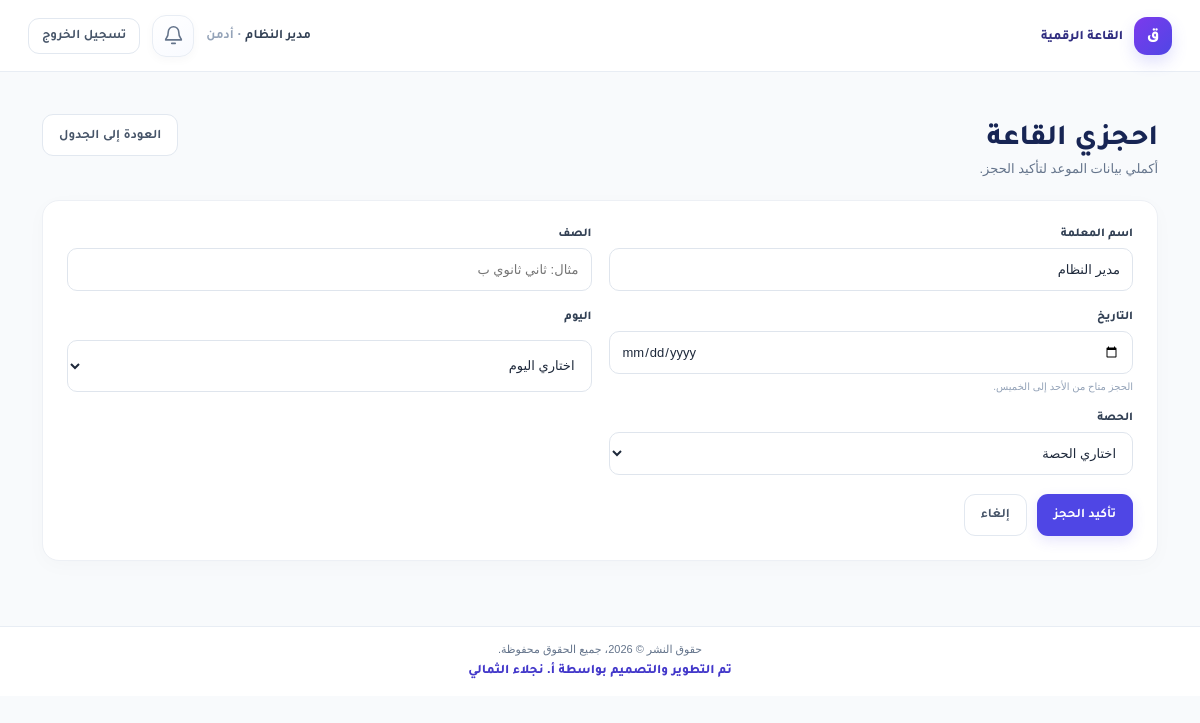
Screenshot of /booking.php (signed in) with the database file from the repository.
### tables this page shows
CREATE TABLE IF NOT EXISTS users (
  id BIGINT UNSIGNED AUTO_INCREMENT PRIMARY KEY,
  name VARCHAR(150) NOT NULL,
  username VARCHAR(80) NOT NULL UNIQUE,
  password_hash VARCHAR(255) NOT NULL,
  role ENUM('admin','staff') NOT NULL,
  is_active TINYINT(1) NOT NULL DEFAULT 1,
  last_login DATETIME NULL,
  created_at TIMESTAMP NOT NULL DEFAULT CURRENT_TIMESTAMP,
  INDEX idx_users_role_active (role, is_active)
);

### includes/functions.php (called while the page is built, shortened)
<?php
function e(?string $value): string
{
    return htmlspecialchars($value ?? '', ENT_QUOTES | ENT_SUBSTITUTE, 'UTF-8');
}
function app_url(string $path = ''): string
{
    static $base;
    if ($base === null) {
        $configured = getenv('APP_BASE_URL');
        if ($configured !== false) {
            $base = rtrim($configured, '/');
        } else {
            $documentRoot = realpath($_SERVER['DOCUMENT_ROOT'] ?? '') ?: '';
            $projectRoot = realpath(BASE_PATH) ?: BASE_PATH;
            $base = $documentRoot !== '' && str_starts_with($projectRoot, $documentRoot)
                ? str_replace(DIRECTORY_SEPARATOR, '/', substr($projectRoot, strlen($documentRoot)))
                : '';
            $base = rtrim($base, '/');
        }
    }
    return $base . '/' . ltrim($path, '/');
}
function ensure_notifications_table(PDO $pdo): void
{
    static $initialized = false;
    if ($initialized) {
        return;
    }
    $initialized = true;
}
function unread_notification_count(PDO $pdo, int $userId): int
{
    $statement = $pdo->prepare('SELECT COUNT(*) FROM notifications WHERE recipient_id = ? AND read_at IS NULL');
    $statement->execute([$userId]);
    return (int) $statement->fetchColumn();
}
function role_home(string $role): string
{
    if ($role === ROLE_ADMIN) {
        return '/admin/dashboard.php';
    }
    return '/user/dashboard.php';
}
function render_page_start(string $title, bool $dashboard = false): void
{
    require BASE_PATH . '/includes/header.php';
}
function render_page_end(): void
{
    require BASE_PATH . '/includes/footer.php';
}

### includes/auth.php (called while the page is built, shortened)
<?php
require_once __DIR__ . '/db.php';
require_once __DIR__ . '/functions.php';
if (isset($_SESSION['user_id'])) {
    $activeCheck = db()->prepare('SELECT name, username, role, is_active FROM users WHERE id = ?');
    $activeCheck->execute([(int) $_SESSION['user_id']]);
}
function current_user(): ?array
{
    return isset($_SESSION['user_id']) ? [
        'id' => (int) $_SESSION['user_id'],
        'name' => (string) $_SESSION['user_name'],
        'username' => (string) $_SESSION['username'],
        'role' => (string) $_SESSION['role'],
    ] : null;
}

### includes/db.php (called while the page is built, shortened)
<?php
function db(): PDO
{
    static $connection;
    if ($connection instanceof PDO) {
        return $connection;
    }
    $dsn = sprintf('mysql:host=%s;port=%s;dbname=%s;charset=utf8mb4', DB_HOST, DB_PORT, DB_NAME);
    $connection = new PDO($dsn, DB_USER, DB_PASS, [
        PDO::ATTR_ERRMODE => PDO::ERRMODE_EXCEPTION,
        PDO::ATTR_DEFAULT_FETCH_MODE => PDO::FETCH_ASSOC,
        PDO::ATTR_EMULATE_PREPARES => false,
    ]);
    return $connection;
}

### booking.php (the view, shortened to what this page needs)
<?php
require_once __DIR__ . '/includes/auth.php';
$date = trim((string) ($_GET['date'] ?? $_POST['booking_date'] ?? ''));
$teacherName = current_user()['name'] ?? '';
$className = '';
$title = 'حجز القاعة';
render_page_start($title);
?>
<main class="public-container">
  <div class="page-heading">
    <div><h1>احجزي القاعة</h1><p>أكملي بيانات الموعد لتأكيد الحجز.</p></div>
    <a class="button button-quiet" href="<?= e(app_url('/schedule.php')) ?>">العودة إلى الجدول</a>
  </div>
  <section class="card form-card">
    <form method="post" action="<?= e(app_url('/booking.php')) ?>">
      <div class="form-grid">
        <div class="field">
          <label for="teacher_name">اسم المعلمة</label>
          <input id="teacher_name" name="teacher_name" required maxlength="150" value="<?= e($teacherName) ?>">
        </div>
        <div class="field">
          <label for="class_name">الصف</label>
          <input id="class_name" name="class_name" required maxlength="100" placeholder="مثال: ثاني ثانوي ب" value="<?= e($className) ?>">
        </div>
        <div class="field">
          <label for="booking_date">التاريخ</label>
          <input id="booking_date" name="booking_date" type="date" min="<?= e(date('Y-m-d')) ?>" required value="<?= e($date) ?>" data-booking-date>
          <span class="field-hint">الحجز متاح من الأحد إلى الخميس.</span>
        </div>
        <div class="field">
          <label for="day">اليوم</label>
          <select id="day" name="day" required data-booking-day>
            <option value="">اختاري اليوم</option>
          </select>
        </div>
        <div class="field">
          <label for="period">الحصة</label>
          <select id="period" name="period" required>
            <option value="">اختاري الحصة</option>
          </select>
        </div>
      </div>
      <div class="form-actions">
        <button class="button button-primary" type="submit">تأكيد الحجز</button>
        <a class="button button-quiet" href="<?= e(app_url('/schedule.php')) ?>">إلغاء</a>
      </div>
    </form>
  </section>
</main>

### includes/header.php (shortened to what this page needs)
<?php
require_once __DIR__ . '/functions.php';
$activeUser = function_exists('current_user') ? current_user() : null;
$unreadNotifications = $activeUser ? unread_notification_count(db(), $activeUser['id']) : 0;
$requestPath = str_replace('\\', '/', $_SERVER['SCRIPT_NAME'] ?? '');
?>
<!DOCTYPE html>
<html lang="ar" dir="rtl">
<head>
  <link rel="stylesheet" href="<?= e(app_url('/assets/css/style.css?v=20261010-hall-responsive')) ?>">
</head>
<body class="<?= !empty($GLOBALS['home_page']) ? 'home-public-body' : '' ?>">
<header class="topbar <?= !empty($GLOBALS['home_page']) ? 'home-topbar' : '' ?>">
  <div class="topbar-inner">
    <a href="<?= e(app_url($activeUser ? role_home($activeUser['role']) : '/index.php')) ?>" class="brand <?= !empty($GLOBALS['home_page']) ? 'home-brand' : '' ?>">
      <span class="brand-mark" aria-hidden="true">
        <?php if (!empty($GLOBALS['home_page'])): ?>
          <svg viewBox="0 0 24 24"><rect x="3" y="4" width="18" height="13" rx="2.5"/><path d="M8 21h8m-4-4v4"/><rect x="17" y="13" width="5" height="8" rx="1.4"/></svg>
        <?php else: ?>ق<?php endif; ?>
      </span>
      <span class="brand-copy">
        <span><?= !empty($GLOBALS['home_page']) ? e(APP_NAME) : 'القاعة الرقمية' ?></span>
      </span>
    </a>
    <?php if (!empty($GLOBALS['home_page'])): ?>
      <nav class="home-nav" aria-label="التنقل الرئيسي">
        <a class="home-nav-link is-active" href="<?= e(app_url('/index.php')) ?>">الرئيسية</a>
        <a class="home-nav-link" href="<?= e(app_url('/booking.php')) ?>">حجز القاعة</a>
        <a class="home-nav-link" href="<?= e(app_url('/schedule.php')) ?>">جدول الحجوزات</a>
      </nav>
      <div class="topbar-actions">
        <?php if ($activeUser): ?>
          <a class="notification-bell <?= str_ends_with($requestPath, '/notifications.php') ? 'is-active' : '' ?>" href="<?= e(app_url('/notifications.php')) ?>" aria-label="<?= e($unreadNotifications > 0 ? 'الإشعارات، ' . $unreadNotifications . ' غير مقروء' : 'الإشعارات') ?>" title="الإشعارات">
            <svg viewBox="0 0 24 24" aria-hidden="true"><path d="M18 8a6 6 0 0 0-12 0c0 7-3 7-3 9h18c0-2-3-2-3-9"/><path d="M10 21h4"/></svg>
            <?php if ($unreadNotifications > 0): ?><span class="notification-bell-count" aria-hidden="true"><?= $unreadNotifications > 99 ? '99+' : $unreadNotifications ?></span><?php endif; ?>
          </a>
          <a class="button button-primary home-login-button" href="<?= e(app_url(role_home($activeUser['role']))) ?>">
            لوحة التحكم
            <svg aria-hidden="true" viewBox="0 0 24 24"><path d="M15 3h4a2 2 0 0 1 2 2v14a2 2 0 0 1-2 2h-4"/><path d="m10 17 5-5-5-5m5 5H3"/></svg>
          </a>
        <?php else: ?>
          <a class="button button-primary home-login-button" href="<?= e(app_url('/login.php')) ?>">
            دخول
            <svg aria-hidden="true" viewBox="0 0 24 24"><path d="M15 3h4a2 2 0 0 1 2 2v14a2 2 0 0 1-2 2h-4"/><path d="m10 17 5-5-5-5m5 5H3"/></svg>
          </a>
        <?php endif; ?>
        <button type="button" class="home-menu-toggle" data-home-drawer-toggle aria-label="فتح القائمة" aria-expanded="false" aria-controls="home-mobile-drawer">
          <span></span><span></span><span></span>
        </button>
      </div>
      <div class="home-drawer-backdrop" data-home-drawer-backdrop></div>
      <nav id="home-mobile-drawer" class="home-mobile-drawer" data-home-drawer aria-label="قائمة الموبايل" inert>
        <a class="home-nav-link is-active" href="<?= e(app_url('/index.php')) ?>">الرئيسية</a>
        <a class="home-nav-link" href="<?= e(app_url('/booking.php')) ?>">حجز القاعة</a>
        <a class="home-nav-link" href="<?= e(app_url('/schedule.php')) ?>">جدول الحجوزات</a>
        <?php if ($activeUser): ?>
          <a class="button button-primary" href="<?= e(app_url(role_home($activeUser['role']))) ?>">لوحة التحكم</a>
        <?php else: ?>
          <a class="button button-primary" href="<?= e(app_url('/login.php')) ?>">دخول</a>
        <?php endif; ?>
      </nav>
    <?php elseif ($activeUser): ?>
      <div class="topbar-actions">
        <span class="topbar-user"><?= e($activeUser['name']) ?> <span>· <?= e(ROLE_LABELS[$activeUser['role']] ?? '') ?></span></span>
        <a class="notification-bell <?= str_ends_with($requestPath, '/notifications.php') ? 'is-active' : '' ?>" href="<?= e(app_url('/notifications.php')) ?>" aria-label="<?= e($unreadNotifications > 0 ? 'الإشعارات، ' . $unreadNotifications . ' غير مقروء' : 'الإشعارات') ?>" title="الإشعارات">
          <svg viewBox="0 0 24 24" aria-hidden="true"><path d="M18 8a6 6 0 0 0-12 0c0 7-3 7-3 9h18c0-2-3-2-3-9"/><path d="M10 21h4"/></svg>
        </a>
        <form method="post" action="<?= e(app_url('/logout.php')) ?>" class="inline-form">
          <button class="button button-quiet button-sm" type="submit">تسجيل الخروج</button>
        </form>
      </div>
    <?php else: ?>
      <nav class="topbar-actions" aria-label="القائمة الرئيسية">
        <a class="button button-quiet button-sm" href="<?= e(app_url('/schedule.php')) ?>">جدول الحجوزات</a>
      </nav>
    <?php endif; ?>
  </div>
</header>

### rows the page displays
users: name "مدير النظام", role "أدمن", teacher_name "مدير النظام"
